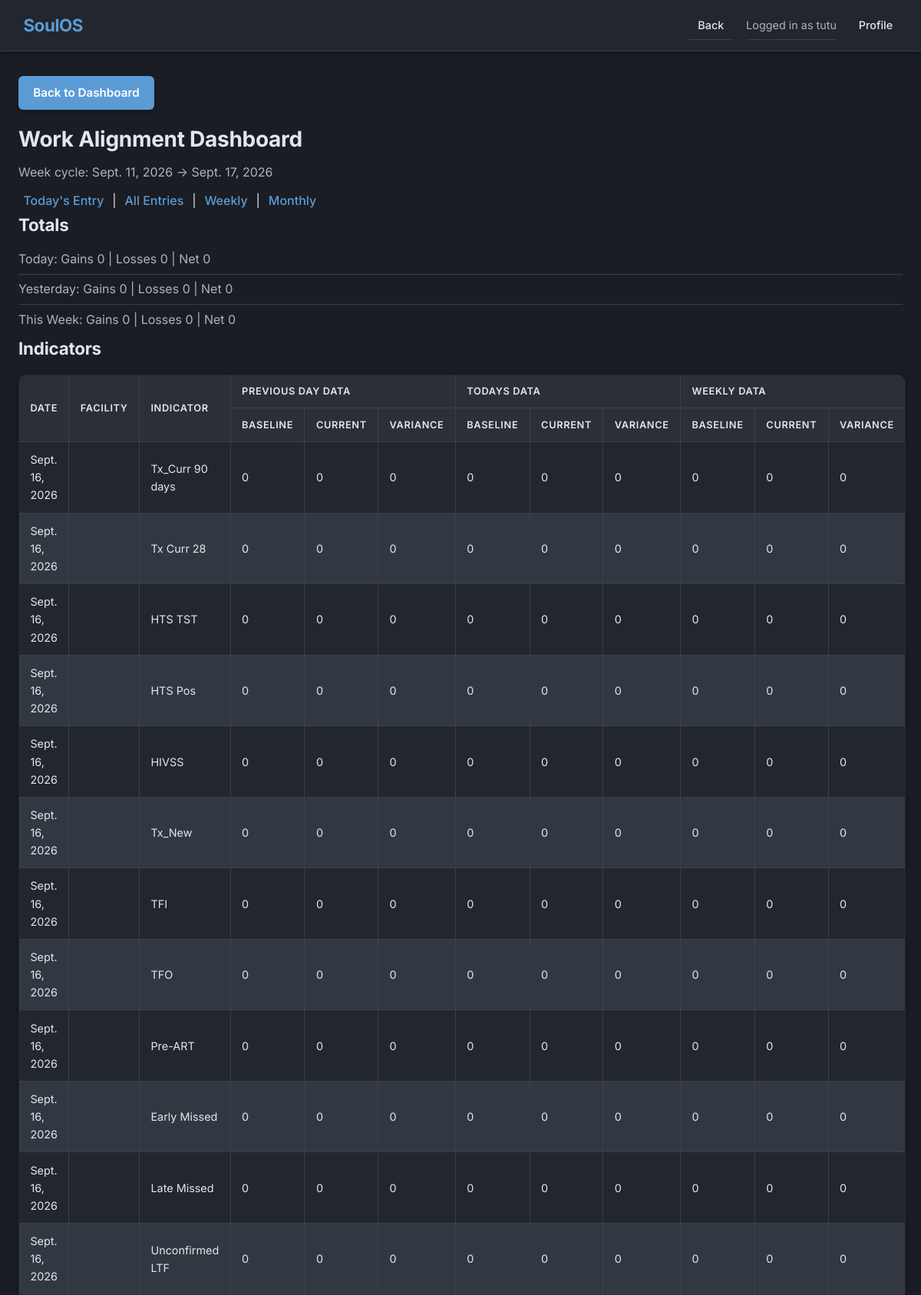
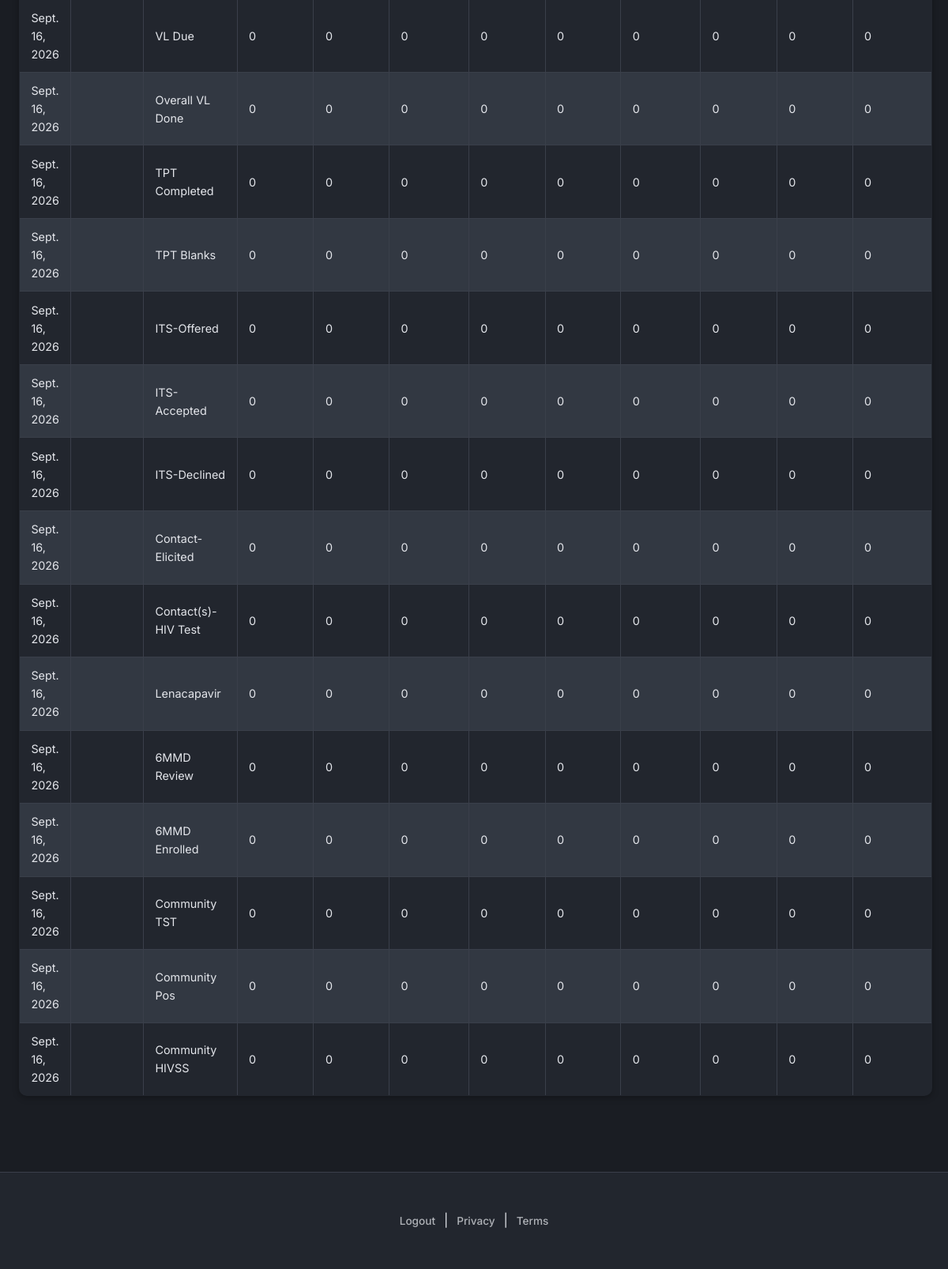
The app's page /work-alignment/ (signed in) with its own data (2 pictures, top to bottom).
### work_alignment/models.py (models this page shows, shortened)
class WorkLog(models.Model):
    date = models.DateField(unique=True)
    facility = models.CharField(max_length=200, blank=True)
    indicators = models.JSONField(default=dict)
    indicators_baseline = models.JSONField(default=dict)
    activities = models.TextField(blank=True)
    meetings = models.TextField(blank=True)
    outcomes = models.TextField(blank=True)
    challenges = models.TextField(blank=True)
    solutions = models.TextField(blank=True)
    daily_plan = models.TextField(blank=True)
    achievements = models.TextField(blank=True)
    failures = models.TextField(blank=True)
    gains = models.IntegerField(default=0)
    losses = models.IntegerField(default=0)
    created_at = models.DateTimeField(auto_now_add=True)

### work_alignment/views.py (the view)
# urls.py: path("", views.dashboard, name="dashboard"),
@login_required
def dashboard(request):
    today = date.today()
    yesterday = today - timedelta(days=1)
    week_start, week_end = get_week_range(today)
    today_log = WorkLog.objects.filter(date=today).first()
    yesterday_log = WorkLog.objects.filter(date=yesterday).first()
    week_logs = WorkLog.objects.filter(date__range=(week_start, week_end)).only(
        "date", "gains", "losses", "activities", "indicators"
    )
    today_gains = today_log.gains if today_log else 0
    today_losses = today_log.losses if today_log else 0
    yesterday_gains = yesterday_log.gains if yesterday_log else 0
    yesterday_losses = yesterday_log.losses if yesterday_log else 0
    week_gains = week_logs.aggregate(total=Sum("gains"))["total"] or 0
    week_losses = week_logs.aggregate(total=Sum("losses"))["total"] or 0
    rows = []
    for indicator in INDICATORS:
        if indicator == "Tx Curr 28":
            continue
        baseline = get_baseline(yesterday_log, indicator)
        today_current = get_baseline(today_log, indicator)
        try:
            baseline = float(baseline) if baseline is not None else None
        except (ValueError, TypeError):
            baseline = None
        try:
            today_current = float(today_current) if today_current is not None else None
        except (ValueError, TypeError):
            today_current = None
        week_current = sum(
            (
                safe_float(log.indicators.get(indicator, 0) if log.indicators else 0)
                for log in week_logs
            ),
            0,
        )
        rows.append(
            {
                "indicator": indicator,
                "baseline": baseline,
                "today_current": today_current,
                "today_variance": calculate_variance(today_current, baseline),
                "week_current": week_current,
                "week_variance": calculate_variance(week_current, baseline),
            }
        )
    tx_curr_28_today = calc_tx_curr_28(
        today_log.indicators if today_log and today_log.indicators else {}
    )
    tx_curr_28_yesterday = calc_tx_curr_28(
        yesterday_log.indicators if yesterday_log and yesterday_log.indicators else {}
    )
    tx_curr_28_week = sum(
        calc_tx_curr_28(log.indicators if log.indicators else {}) for log in week_logs
    )
    tx_curr_28_row = {
        "indicator": "Tx Curr 28",
        "baseline": tx_curr_28_yesterday,
        "today_current": tx_curr_28_today,
        "today_variance": calculate_variance(tx_curr_28_today, tx_curr_28_yesterday),
        "week_current": tx_curr_28_week,
        "week_variance": None,
    }
    for i, row in enumerate(rows):
        if row["indicator"] == "Tx_Curr 90 days":
            rows.insert(i + 1, tx_curr_28_row)
            break
    context = {
        "today": today,
        "yesterday": yesterday,
        "week_start": week_start,
        "week_end": week_end,
        "today_facility": today_log.facility if today_log else "",
        "yesterday_facility": yesterday_log.facility if yesterday_log else "",
        "today_gains": today_gains,
        "today_losses": today_losses,
        "today_net": today_gains - today_losses,
        "yesterday_gains": yesterday_gains,
        "yesterday_losses": yesterday_losses,
        "yesterday_net": yesterday_gains - yesterday_losses,
        "week_gains": week_gains,
        "week_losses": week_losses,
        "week_net": week_gains - week_losses,
        "rows": rows,
    }
    return render(request, "work_alignment/dashboard.html", context)

### work_alignment/views.py (called while the page is built)
def safe_float(v):
    try:
        return float(v) if v != "" else 0
    except (ValueError, TypeError):
        return 0

def calc_tx_curr_28(indicators_dict):
    tx_curr_90 = safe_float(indicators_dict.get("Tx_Curr 90 days", 0))
    late_missed = safe_float(indicators_dict.get("Late Missed", 0))
    return tx_curr_90 - late_missed

def get_week_range(d):
    friday = d - timedelta(days=(d.weekday() - 4) % 7)
    if friday > d:
        friday -= timedelta(days=7)
    thursday = friday + timedelta(days=6)
    return friday, thursday

def get_baseline(log, indicator):
    if not log or not log.indicators:
        return None
    return log.indicators.get(indicator)

def calculate_variance(current, baseline):
    if current is None or baseline is None:
        return None
    return current - baseline

### templates/work_alignment/dashboard.html (shortened to what this page needs)
{% extends "base.html" %}
{% load static %}
{% block content %}
<div>
    <h1>Work Alignment Dashboard</h1>
    <p>Week cycle: {{ week_start }} → {{ week_end }}</p>
    <a href="{% url 'work_alignment:edit_entry' %}">Today's Entry</a> |
    <a href="{% url 'work_alignment:entries' %}">All Entries</a> |
    <a href="{% url 'work_alignment:weekly' %}">Weekly</a> |
    <a href="{% url 'work_alignment:monthly' %}">Monthly</a>
    <h2>Totals</h2>
    <ul>
        <li>Today: Gains {{ today_gains }} | Losses {{ today_losses }} | Net {{ today_net }}</li>
        <li>Yesterday: Gains {{ yesterday_gains }} | Losses {{ yesterday_losses }} | Net {{ yesterday_net }}</li>
        <li>This Week: Gains {{ week_gains }} | Losses {{ week_losses }} | Net {{ week_net }}</li>
    </ul>
    <h2>Indicators</h2>
    <table border="1" cellpadding="4" cellspacing="0">
        <thead>
            <tr>
                <th rowspan="2">Date</th>
                <th rowspan="2">Facility</th>
                <th rowspan="2">Indicator</th>
                <th colspan="3">Previous day data</th>
                <th colspan="3">Todays data</th>
                <th colspan="3">Weekly data</th>
            </tr>
            <tr>
                <th>Baseline</th>
                <th>Current</th>
                <th>Variance</th>
                <th>Baseline</th>
                <th>Current</th>
                <th>Variance</th>
                <th>Baseline</th>
                <th>Current</th>
                <th>Variance</th>
            </tr>
        </thead>
        <tbody>
            {% for row in rows %}
            <tr>
                <td>{{ today }}</td>
                <td>{{ yesterday_facility|default:"" }}</td>
                <td>{{ row.indicator }}</td>
                <td>{{ row.baseline|default:"0" }}</td>
                <td>{{ row.today_current|default:"0" }}</td>
                <td>{{ row.today_variance|default:"0" }}</td>
                <td>{{ row.baseline|default:"0" }}</td>
                <td>{{ row.today_current|default:"0" }}</td>
                <td>{{ row.today_variance|default:"0" }}</td>
                <td>{{ row.baseline|default:"0" }}</td>
                <td>{{ row.week_current|default:"0" }}</td>
                <td>{{ row.week_variance|default:"0" }}</td>
            </tr>
            {% endfor %}
        </tbody>
    </table>
</div>
{% endblock %}

### templates/base.html (shortened to what this page needs)
{% load static %}
<!DOCTYPE html>
<html lang="en">
<head>
    <link rel="stylesheet" href="{% static 'css/healing-styles.css' %}">
</head>
<body>
    <header>
        <nav class="navbar">
            <div class="navbar-container">
                <a href="{% if user.is_authenticated %}{% url 'dashboard_app:home' %}{% else %}{% url 'index' %}{% endif %}" class="navbar-brand">SoulOS</a>
                <ul class="navbar-nav">
                    {% if user.is_authenticated %}
                        <li><a href="{% url 'dashboard_app:home' %}">Back</a></li>
                        <li><span>Logged in as {{ user.username }}</span></li>
                        <li><a href="{% url 'profile_app:dashboard' %}">Profile</a></li>
                    {% endif %}
                </ul>
            </div>
        </nav>
    </header>
    <div class="container">
        {% if user.is_authenticated %}
            <a href="{% url 'dashboard_app:home' %}" class="btn back-btn">Back to Dashboard</a>
        {% endif %}
        {% block content %}{% endblock %}
    </div>
    <footer>
        <div class="container">
            {% if user.is_authenticated %}
                <a href="{% url 'logout' %}">Logout</a> |
                <a href="{% url 'legal:privacy' %}">Privacy</a> |
                <a href="{% url 'legal:terms' %}">Terms</a>
            {% endif %}
        </div>
    </footer>
</body>
</html>

### static/css/healing-styles.css (style rules this page uses)
:root { --bg-primary: #1a1d23; --bg-secondary: #22262e; --bg-card: #2a2f38; --bg-hover: #323842; --text-primary: #e4e6eb; --text-secondary: #b0b3b8; --text-muted: #8a8d91; --accent: #5b9bd5; --accent-hover: #7db3e0; --border: #3a3f4a; --success: #34978f; --danger: #e74c3c; --shadow: rgba(0, 0, 0, 0.3); --radius: 10px; --radius-sm: 6px; }
* { margin: 0; padding: 0; box-sizing: border-box; }
body { background: var(--bg-primary); color: var(--text-primary); font-family: 'Inter', -apple-system, BlinkMacSystemFont, 'Segoe UI', sans-serif; line-height: 1.6; min-height: 100vh; }
a { color: var(--accent); text-decoration: none; font-weight: 500; border-radius: var(--radius-sm); padding: 0.2rem 0.4rem; transition: all 0.25s ease; }
.navbar { background: var(--bg-secondary); border-bottom: 1px solid var(--border); padding: 0.75rem 0; box-shadow: 0 2px 8px var(--shadow); position: sticky; top: 0; z-index: 100; }
.navbar-container { max-width: 1200px; margin: 0 auto; padding: 0 1.5rem; display: flex; justify-content: space-between; align-items: center; }
.navbar-brand { font-size: 1.4rem; font-weight: 700; color: var(--accent); letter-spacing: -0.02em; }
.navbar-nav { list-style: none; display: flex; gap: 1rem; align-items: center; }
.navbar-nav li { color: var(--text-secondary); font-size: 0.9rem; }
.navbar-nav a { color: var(--text-primary); background: transparent; padding: 0.4rem 0.8rem; border-radius: var(--radius-sm); font-weight: 500; }
.container { max-width: 1200px; margin: 0 auto; padding: 2rem 1.5rem; }
button, .btn { background: var(--accent); color: #fff; padding: 0.7rem 1.4rem; border: none; border-radius: var(--radius-sm); cursor: pointer; font-weight: 600; font-size: 0.95rem; transition: all 0.25s ease; box-shadow: 0 2px 4px var(--shadow); }
h1, h2, h3, h4 { color: var(--text-primary); font-weight: 700; margin-bottom: 0.5rem; letter-spacing: -0.01em; }
h1 { font-size: 1.75rem; }
h2 { font-size: 1.4rem; }
p { color: var(--text-secondary); margin-bottom: 0.75rem; }
table { border-collapse: collapse; width: 100%; margin: 1rem 0; background: var(--bg-secondary); border-radius: var(--radius); overflow: hidden; box-shadow: 0 2px 8px var(--shadow); }
th, td { border: 1px solid var(--border); padding: 0.7rem 0.9rem; text-align: left; font-size: 0.9rem; }
th { background: var(--bg-card); color: var(--text-primary); font-weight: 600; text-transform: uppercase; font-size: 0.8rem; letter-spacing: 0.05em; }
tr:nth-child(even) { background: var(--bg-hover); }
.back-btn { display: inline-block; margin-bottom: 1rem; background: var(--accent); color: #fff; padding: 0.6rem 1.2rem; border-radius: var(--radius-sm); font-weight: 600; text-decoration: none; transition: all 0.25s ease; box-shadow: 0 2px 4px var(--shadow); }
footer { background: var(--bg-secondary); border-top: 1px solid var(--border); padding: 1rem 0; margin-top: 3rem; text-align: center; }
footer a { color: var(--text-secondary); font-size: 0.85rem; }
ul { list-style: none; }
ul li { padding: 0.4rem 0; color: var(--text-secondary); border-bottom: 1px solid var(--border); }
ul li:last-child { border-bottom: none; }

### records on screen
WorkLog: indicator "Tx_Curr 90 days", baseline "0", today_current "0", today_variance "0", week_current "0", week_variance "0", indicator "Tx Curr 28", indicator "HTS TST", indicator "HTS Pos", indicator "HIVSS", indicator "Tx_New", indicator "TFI", indicator "TFO", indicator "Pre-ART", indicator "Early Missed", indicator "Late Missed", indicator "Unconfirmed LTF", indicator "VL Due", indicator "Overall VL Done", indicator "TPT Completed", indicator "TPT Blanks", indicator "ITS-Offered", indicator "ITS-Accepted", indicator "ITS-Declined", indicator "Contact-Elicited", indicator "Contact(s)-HIV Test", indicator "Lenacapavir", indicator "6MMD Review", indicator "6MMD Enrolled", indicator "Community TST", indicator "Community Pos", indicator "Community HIVSS"

### other values on screen
{{ user.username }} "tutu"
{{ week_start }} "Sept. 11, 2026"
{{ week_end }} "Sept. 17, 2026"
{{ today_gains }} "0"
{{ today_losses }} "0"
{{ today_net }} "0"
{{ yesterday_gains }} "0"
{{ yesterday_losses }} "0"
{{ yesterday_net }} "0"
{{ week_gains }} "0"
{{ week_losses }} "0"
{{ week_net }} "0"
